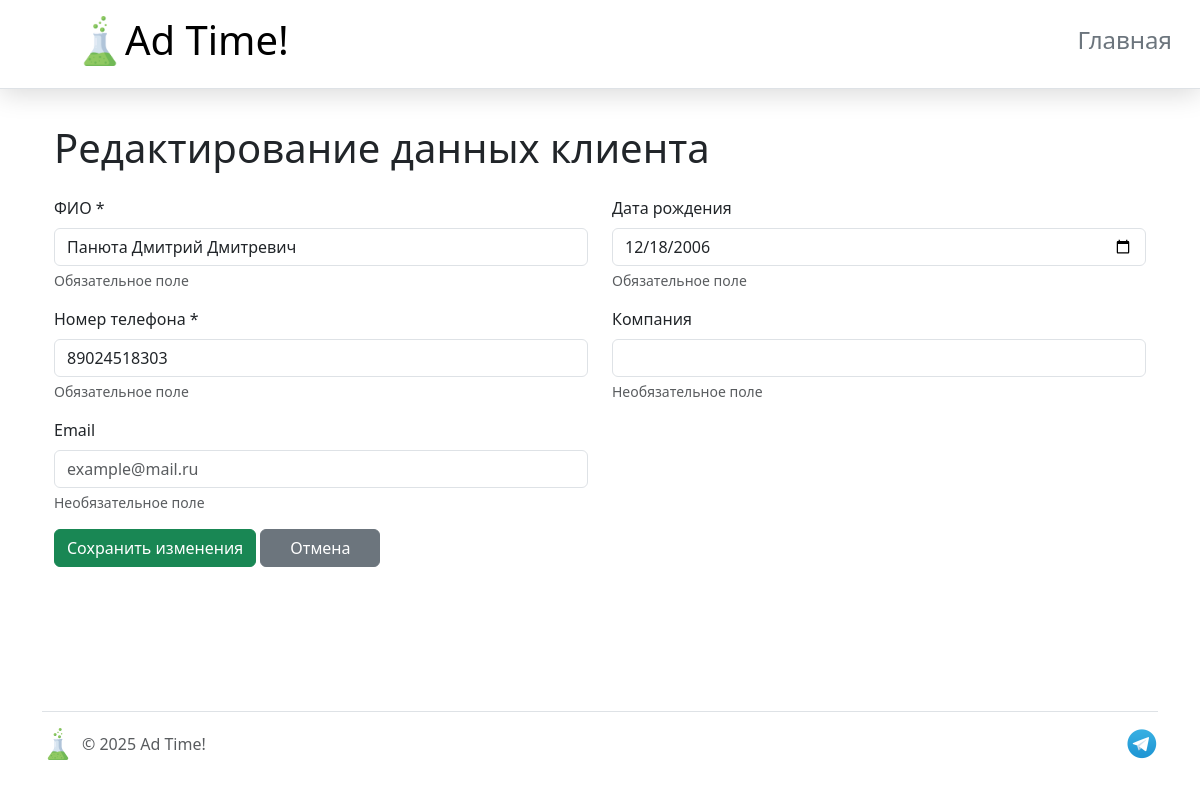
Before: /update-customer/1 with the older database file.
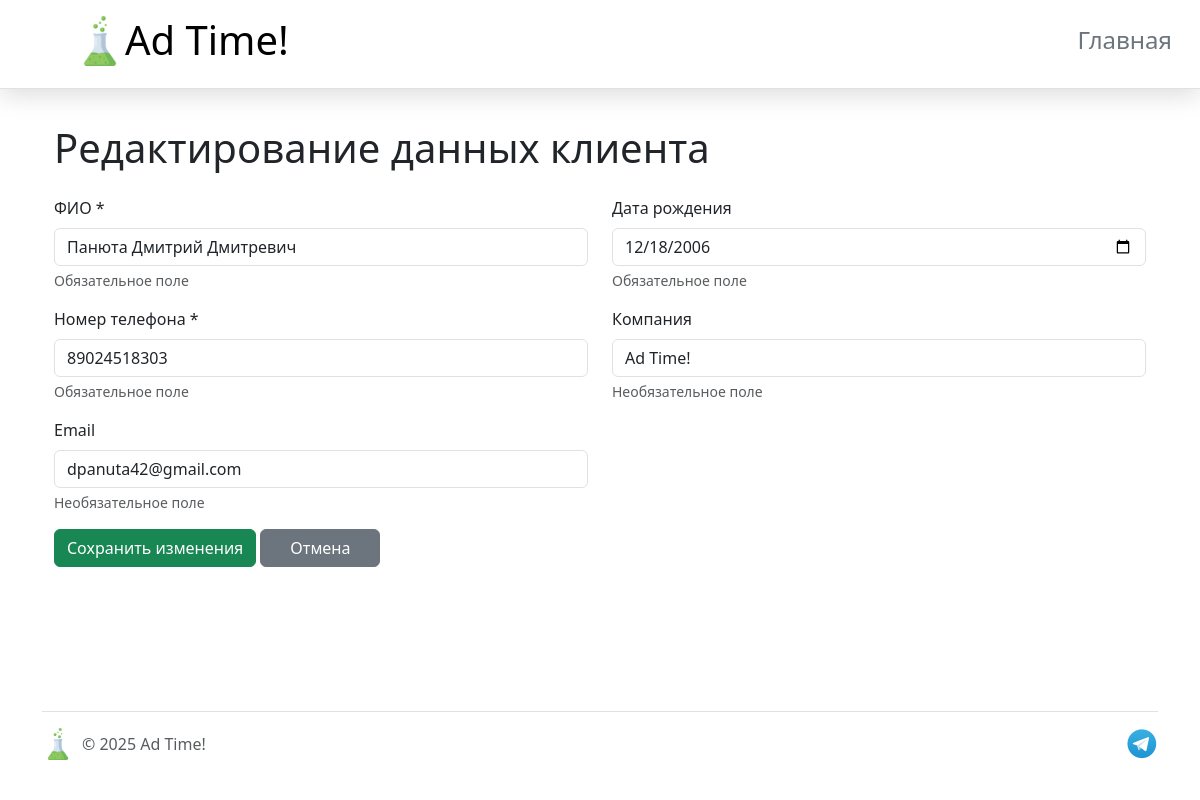
After: the same page with the newer database file.
### models.py (models this page shows, shortened)
class Customer(db.Model):
    __tablename__ = 'customers'
    id = db.Column(db.Integer, primary_key=True)
    name = db.Column(db.String(125), nullable=False)
    date_of_birth = db.Column(db.Date)
    phone_number = db.Column(
        db.String(11), nullable=False, unique=True)
    email = db.Column(db.String(100))
    company = db.Column(db.String(100))

### app.py (the view, shortened to what this page needs)
@app.route('/update-customer/<int:customer_id>', methods=['GET', 'POST'])
def update_customer(customer_id):
    customer = Customer.query.get_or_404(customer_id)
    app.logger.info("Customer edit page loaded")
    return render_template('update_customer.html', customer=customer)

### templates/update_customer.html (shortened to what this page needs)
{% extends 'base.html' %}
{% block content %}
<div class="container mt-4">
    <h1 class="mb-4">Редактирование данных клиента</h1>
    <form method="POST">
        <div class="row">
            <div class="col-md-6">
                <div class="mb-3">
                    <label for="name" class="form-label">ФИО *</label>
                    <input type="text" class="form-control" id="name" name="name"
                           value="{{ customer.name }}"
                           required maxlength="125" placeholder="Иванов Иван Иванович">
                    <div class="form-text">Обязательное поле</div>
                </div>
                <div class="mb-3">
                    <label for="phone_number" class="form-label">Номер телефона *</label>
                    <input type="tel" class="form-control" id="phone_number" name="phone_number"
                            value="{{ customer.phone_number }}"
                           placeholder="79161234567 или +79161234567"
                           required>
                    <div class="form-text">Обязательное поле</div>
                </div>
                <div class="mb-3">
                    <label for="email" class="form-label">Email</label>
                    <input type="email" class="form-control" id="email" name="email"
                            value="{{ customer.email }}"
                           placeholder="example@mail.ru">
                    <div class="form-text">Необязательное поле</div>
                </div>
            </div>
            <div class="col-md-6">
                <div class="mb-3">
                    <label for="date_of_birth" class="form-label">Дата рождения</label>
                    <input type="date" class="form-control" id="date_of_birth" name="date_of_birth"
                            value="{{ customer.date_of_birth }}" required>
                    <div class="form-text">Обязательное поле</div>
                </div>
                <div class="mb-3">
                    <label for="company" class="form-label">Компания</label>
                    <input type="text" class="form-control" id="company" name="company"
                            value="{{ customer.company }}"
                           maxlength="100">
                    <div class="form-text">Необязательное поле</div>
                </div>
            </div>
        </div>
        <div class="mb-3">
            <button type="submit" class="btn btn-success">Сохранить изменения</button>
            <a href="{{ url_for('list_customers') }}" class="btn btn-secondary">Отмена</a>
        </div>
    </form>
</div>
{% endblock %}

Changed rows visible on the page:
changed Customer "Панюта Дмитрий Дмитревич": email (not shown) → "dpanuta42@gmail.com"; company (not shown) → "Ad Time!"
